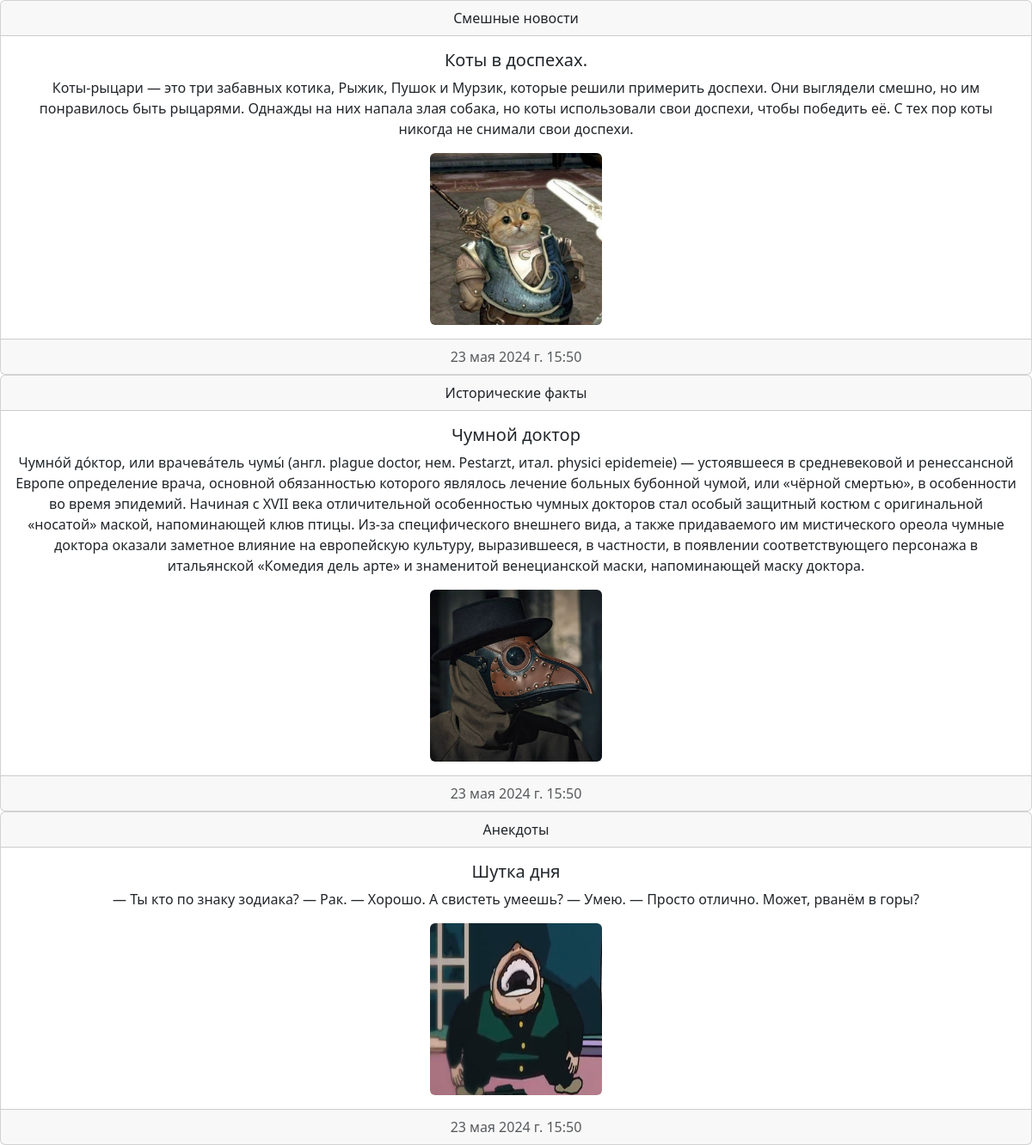
The page / on the database its author committed.
### news/models.py (models this page shows, shortened)
class News(models.Model):
    title = models.CharField(max_length=150, verbose_name='Наименование')
    content = models.TextField(blank=True, verbose_name='Наименование')
    created_at = models.DateTimeField(auto_now_add=True, verbose_name='Дата публикации')
    update_at = models.DateTimeField(auto_now=True, verbose_name='Дата публикации')
    photo = models.ImageField(upload_to='photos/%Y/%m/%d/', verbose_name='Фото', blank=True, null=True)
    is_published = models.BooleanField(default=True, verbose_name='Опубликовано')
    category = models.ForeignKey('Category', on_delete=models.CASCADE, verbose_name='Категории', null=True)
    class Meta:
        verbose_name = 'Новость'
        verbose_name_plural = 'Новости'
        ordering = ['created_at']

class Category(models.Model):
    title = models.CharField(max_length=150, db_index=True, verbose_name='Наименование категории')
    def __str__(self):
        return self.title
    class Meta:
        verbose_name = 'Категория'
        verbose_name_plural = 'Категории'
        ordering = ['title']

### news/views.py (the view)
# urls.py: path('', views.index)
def index(request):
    news = models.News.objects.all()
    return render(request, 'news/index.html', {'news': news, 'title': 'Список новостей'})

### news/templates/news/index.html (shortened to what this page needs)
<!doctype html>
<html lang="en">
<head>
    <link href="https://cdn.jsdelivr.net/npm/bootstrap@5.3.3/dist/css/bootstrap.min.css" rel="stylesheet"
>
</head>
<body>
{% for item in news %}
    <div class="card text-center">
        <div class="card-header">
            {{ item.category }}
        </div>
        <div class="card-body">
            <h5 class="card-title">{{ item.title }}</h5>
            <p class="card-text">{{ item.content }}</p>
            {% if item.photo %}
                <img src="{{ item.photo.url }}" class="rounded mx-auto d-block" width="200" height="200" alt="Фото отсутствует">
            {% endif %}
        </div>
        <div class="card-footer text-body-secondary">
            {{ item.created_at }}
        </div>
    </div>
{% endfor %}
</body>
</html>

### rows shown on the page
News: category "Смешные новости", title "Коты в доспехах.", content "Коты-рыцари — это три забавных котика, Рыжик, Пушок и Мурзик, которые решили примерить доспехи. Они выглядели смешно, но им понравилось быть рыцарями. Однажды на них напала злая собака, но коты использовали свои доспехи, чтобы победить её. С тех пор коты никогда не снимали свои доспехи.", photo (picture), created_at "23 мая 2024 г. 15:50"
News: category "Исторические факты", title "Чумной доктор", content "Чумно́й до́ктор, или врачева́тель чумы́ (англ. plague doctor, нем. Pestarzt, итал. physici epidemeie) — устоявшееся в средневековой и ренессансной Европе определение врача, основной обязанностью которого являлось лечение больных бубонной чумой, или «чёрной смертью», в особенности во время эпидемий. Начиная с XVII века отличительной особенностью чумных докторов стал особый защитный костюм с оригинальной «носатой» маской, напоминающей клюв птицы. Из-за специфического внешнего вида, а также придаваемого им мистического ореола чумные доктора оказали заметное влияние на европейскую культуру, выразившееся, в частности, в появлении соответствующего персонажа в итальянской «Комедия дель арте» и…", photo (picture), created_at "23 мая 2024 г. 15:50"
News: category "Анекдоты", title "Шутка дня", content "— Ты кто по знаку зодиака? — Рак. — Хорошо. А свистеть умеешь? — Умею. — Просто отлично. Может, рванём в горы?", photo (placeholder picture), created_at "23 мая 2024 г. 15:50"
